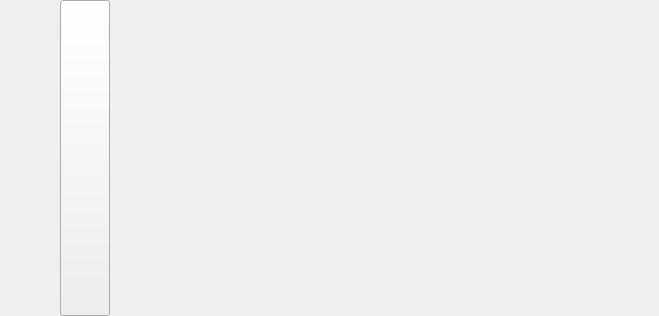
<?xml version="1.0" encoding="UTF-8"?>
<ui version="4.0">
 <class>SYExamPaperItem</class>
 <widget class="QWidget" name="SYExamPaperItem">
  <property name="geometry">
   <rect>
    <x>0</x>
    <y>0</y>
    <width>659</width>
    <height>316</height>
   </rect>
  </property>
  <property name="windowTitle">
   <string>SimLaparo</string>
  </property>
  <layout class="QGridLayout" name="gridLayout">
   <property name="leftMargin">
    <number>0</number>
   </property>
   <property name="topMargin">
    <number>0</number>
   </property>
   <property name="rightMargin">
    <number>0</number>
   </property>
   <property name="bottomMargin">
    <number>0</number>
   </property>
   <property name="spacing">
    <number>0</number>
   </property>
   <item row="0" column="0">
    <layout class="QVBoxLayout" name="verticalLayout">
     <property name="spacing">
      <number>0</number>
     </property>
     <item>
      <widget class="QFrame" name="bgframe">
       <layout class="QHBoxLayout" name="horizontalLayout_2">
        <property name="leftMargin">
         <number>0</number>
        </property>
        <property name="topMargin">
         <number>0</number>
        </property>
        <property name="rightMargin">
         <number>0</number>
        </property>
        <property name="bottomMargin">
         <number>0</number>
        </property>
        <item>
         <spacer name="horizontalSpacer_2">
          <property name="orientation">
           <enum>Qt::Horizontal</enum>
          </property>
          <property name="sizeType">
           <enum>QSizePolicy::Fixed</enum>
          </property>
          <property name="sizeHint" stdset="0">
           <size>
            <width>60</width>
            <height>20</height>
           </size>
          </property>
         </spacer>
        </item>
        <item>
         <layout class="QHBoxLayout" name="horizontalLayout">
          <item>
           <widget class="QPushButton" name="lb_name">
            <property name="sizePolicy">
             <sizepolicy hsizetype="Preferred" vsizetype="Expanding">
              <horstretch>0</horstretch>
              <verstretch>0</verstretch>
             </sizepolicy>
            </property>
            <property name="minimumSize">
             <size>
              <width>50</width>
              <height>0</height>
             </size>
            </property>
            <property name="maximumSize">
             <size>
              <width>50</width>
              <height>16777215</height>
             </size>
            </property>
            <property name="text">
             <string/>
            </property>
           </widget>
          </item>
          <item>
           <spacer name="horizontalSpacer_3">
            <property name="orientation">
             <enum>Qt::Horizontal</enum>
            </property>
            <property name="sizeType">
             <enum>QSizePolicy::Fixed</enum>
            </property>
            <property name="sizeHint" stdset="0">
             <size>
              <width>60</width>
              <height>20</height>
             </size>
            </property>
           </spacer>
          </item>
          <item>
           <widget class="QLabel" name="lb_num">
            <property name="sizePolicy">
             <sizepolicy hsizetype="Preferred" vsizetype="Expanding">
              <horstretch>0</horstretch>
              <verstretch>0</verstretch>
             </sizepolicy>
            </property>
            <property name="minimumSize">
             <size>
              <width>40</width>
              <height>0</height>
             </size>
            </property>
            <property name="maximumSize">
             <size>
              <width>16777215</width>
              <height>16777215</height>
             </size>
            </property>
            <property name="text">
             <string/>
            </property>
            <property name="alignment">
             <set>Qt::AlignLeading|Qt::AlignLeft|Qt::AlignVCenter</set>
            </property>
           </widget>
          </item>
          <item>
           <spacer name="horizontalSpacer_4">
            <property name="orientation">
             <enum>Qt::Horizontal</enum>
            </property>
            <property name="sizeType">
             <enum>QSizePolicy::Fixed</enum>
            </property>
            <property name="sizeHint" stdset="0">
             <size>
              <width>60</width>
              <height>20</height>
             </size>
            </property>
           </spacer>
          </item>
          <item>
           <widget class="QLabel" name="lb_author">
            <property name="sizePolicy">
             <sizepolicy hsizetype="Preferred" vsizetype="Expanding">
              <horstretch>0</horstretch>
              <verstretch>0</verstretch>
             </sizepolicy>
            </property>
            <property name="minimumSize">
             <size>
              <width>40</width>
              <height>0</height>
             </size>
            </property>
            <property name="maximumSize">
             <size>
              <width>40</width>
              <height>16777215</height>
             </size>
            </property>
            <property name="text">
             <string/>
            </property>
            <property name="alignment">
             <set>Qt::AlignCenter</set>
            </property>
           </widget>
          </item>
         </layout>
        </item>
        <item>
         <spacer name="horizontalSpacer">
          <property name="orientation">
           <enum>Qt::Horizontal</enum>
          </property>
          <property name="sizeType">
           <enum>QSizePolicy::Preferred</enum>
          </property>
          <property name="sizeHint" stdset="0">
           <size>
            <width>40</width>
            <height>20</height>
           </size>
          </property>
         </spacer>
        </item>
       </layout>
      </widget>
     </item>
    </layout>
   </item>
  </layout>
 </widget>
 <resources/>
 <connections/>
</ui>
